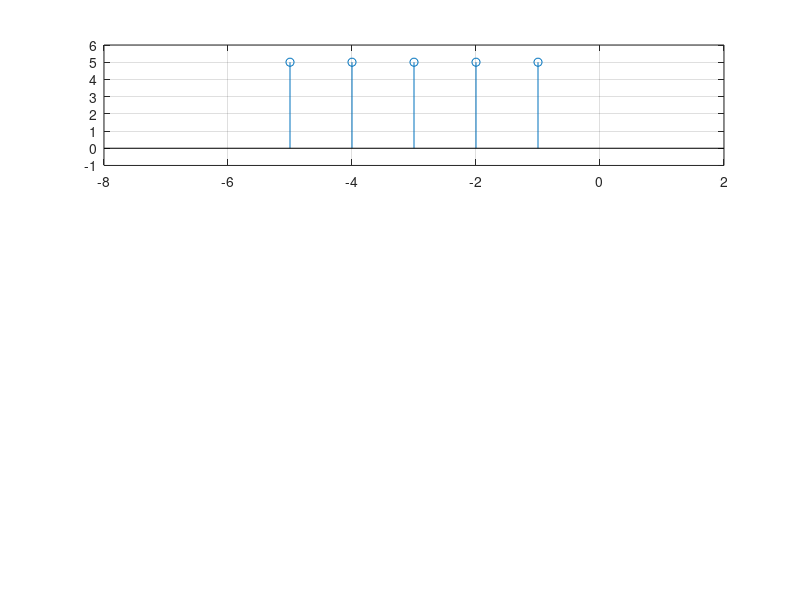

This figure's MATLAB source:
clc; clear all; close all;
n=input('Lenght of Signal: ')
LHS=input('How many Samples in LHS? ')
RHS=n-LHS-1;
A=input('Signal Amplitude: ')
x=[];
for i=1:n
    x=[x,A];
end
p=-LHS:RHS
subplot(3,1,1)
stem(p,x)
axis([(-LHS-3),(RHS+3),-1,(A+1)])
grid on